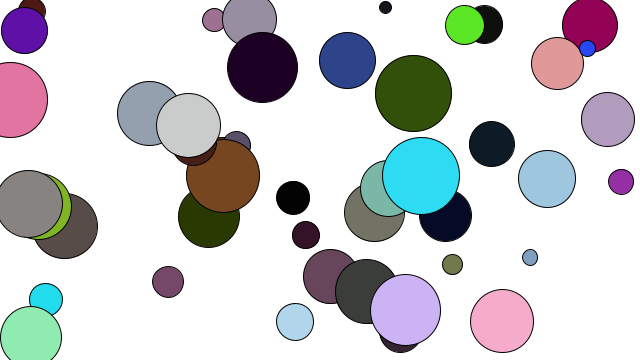
Frame 1 (no input)
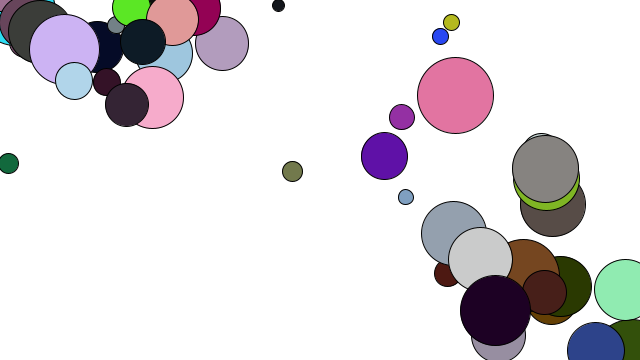
Frame 60 (the mouse pressed at the canvas centre just before this capture)
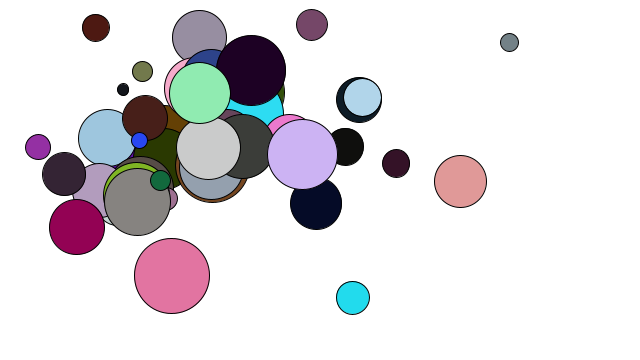
Frame 120 (the mouse held since frame 60 and released just before this capture)

The Processing sketch that drew these frames (run headless with seeded random() and noise(); from frame 60 on, the mouse is pressed at the canvas centre):

// Processing sketch: processing_170803
// ── processing_170803.pde

/////////////////////////////////////////////////////////////////////////////
// Example 1.11: Motion 101 加速度の対話的処理(シフマン, p.50)
// 複数物体（多体）
/////////////////////////////////////////////////////////////////////////////
////////// 大域変数宣言エリア
////Mover mover;  //大域変数の宣言（Mover型の「変数」 mover）
int N = 50;
Mover[] movers = new Mover[N];
 
////////// セットアップエリア
void setup(){
  size(640,360);       //表示窓サイズの指定
  ////mover = new Mover(); //オブジェクト（インスタンス）moverの生成
  for(int i = 0; i < N; i++){
    movers[i] = new Mover();
  }
  colorMode(HSB);
}
 
////////// メインルーチン（無限ループ）
void draw(){
  background(255);    //背景色を白色に
  
  for(int i = 0; i < N; i++){
    movers[i].update();     //オブジェクトmoverの状態の更新
    movers[i].checkEdges(); //窓の端かどうかをチェック
    movers[i].display();    //表示
  }
}
 
///////////////////// 関数やクラスの定義エリア
class Mover{ //// クラスMoverの定義
  PVector location;     //位置（PVector型）
  PVector velocity;     //速度（PVector型）
  PVector acceleration; //加速度（PVector型）
  float   topspeed;     //速度の大きさ制限（float型）
  float   mass;
  float   hue1,hue2,hue3;
  
  Mover(){ //コンストラクタ（初期状態の設定に用いられる）
    location = new PVector(random(width), random(height)); //初期位置の設定
    velocity = new PVector(0,0);               //初期速度の設定
    mass = random(10,80);
    hue1 = random(255);
    hue2 = random(255);
    hue3 = random(255);
    topspeed = 12;  //速度制限
  }
  
  void update(){ //状態更新メソッド
    
    PVector mouse = new PVector(mouseX, mouseY); //マウスポインタの位置ベクトル
    PVector dir = PVector.sub(mouse,location);   ////「static」
    dir.normalize();     //正規化
    dir.mult(mass * 0.005);       //スケーリング
    acceleration = dir;  //加速
    
    if(mouse.x-1<dir.x || dir.x<mouse.x+1 || mouse.y-1<dir.x || dir.x<mouse.y+1)
      topspeed = 9;
    
    velocity.add(acceleration); //速度は加速度によって変化する
    velocity.limit(topspeed);   //速度は topspeed によって制限される
    location.add(velocity);     //位置は速度によって変化する
  }
  
  void display(){ //表示用メソッド
    stroke(0);
    fill(hue1, hue2, hue3);
    ellipse(location.x, location.y, mass, mass);
  }
  
  void checkEdges(){ //窓の端かどうかをチェックするためのメソッド
    if(location.x > width){     //もしも右にはみ出したら
      location.x = 0;
    } else if(location.x < 0){  //もしも左にはみ出したら
      location.x = width;
    }
    
    if(location.y > height){    //もしも下にはみ出したら
      location.y = 0;
    } else if(location.y < 0){  //もしも上にはみ出したら
      location.y = height;
    }
  }
}
